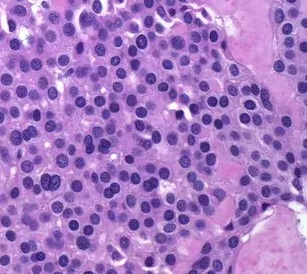
#> input picture Digital Image Processing/HW5 Watershed/GlomusTumor7_crp.jpg, 307 x 274 px
$ python watershed.py GlomusTumor7_crp.jpg
#> lines starting #> are read from the running program, lines starting #| are printed output that depends on the picture; after the words box and inside, x2 and y2 are one past the last pixel; in counts of white or black regions, pixels touching at a corner belong together
import cv2
import numpy as np
import matplotlib.pyplot as plt
import sys
from sklearn.cluster import KMeans
from pathlib import Path

def loadimage(path):
    #Load the image in grayscale
    return cv2.imread(path, cv2.IMREAD_GRAYSCALE)

def kmeanssegmentation(image, clusters=3):
    #Flatten the image and apply KMeans clustering
    pixelvalues = image.reshape((-1, 1)).astype(np.float32)
    kmeans = KMeans(nclusters=clusters, random_state=42)
    kmeans.fit(pixelvalues)
    segmentedimage = kmeans.labels_.reshape(image.shape)
    return segmentedimage

def createforegroundmask(segmentedimage):
    #Create a binary mask by thresholding the darkest K-means class
    foregroundmask = np.where(segmentedimage == segmentedimage.min(), 0, 255).astype(np.uint8)

    #Define a kernel for morphological operations
    erosionkernel = np.ones((3, 3), np.uint8)
    dilationkernel = np.ones((2, 2), np.uint8)

    #Apply erosion and dilation to separate touching cells
    foregroundmask = cv2.erode(foregroundmask, erosionkernel, iterations=2)
    foregroundmask = cv2.dilate(foregroundmask, dilationkernel, iterations=2)

    return foregroundmask

def computedistancetransform(foregroundmask):
    #Apply distance transform
    disttransform = cv2.distanceTransform(foregroundmask, cv2.DIST_L2, 5)
    _, surefg = cv2.threshold(disttransform, 0.1 * disttransform.max(), 255, 0)
    surefg = np.uint8(surefg)

    #Define sure background by dilating the foreground mask
    surebg = cv2.dilate(foregroundmask, np.ones((3, 3), np.uint8), iterations=3)

    #Create markers for watershed
    _, markers = cv2.connectedComponents(surefg)


    return disttransform, surefg, surebg, markers

def applywatershed(image, markers, unknownRegion):
    #Convert grayscale image to BGR for visualization
    boundaryimage = cv2.cvtColor(image, cv2.COLOR_GRAY2BGR)

    #Adjust markers for watershed
    markers = markers + 1  #Increment all markers so background is 1
    markers[unknownRegion == 255] = 0  #Unknown region (typically set to 0)

    #Apply the watershed algorithm
    markers = cv2.watershed(boundaryimage, markers)

    #Color each unique marker region
    boundaryimage[markers == -1] = [0, 0, 255]  #Red boundaries
    uniquemarkers = np.unique(markers)
    for marker in uniquemarkers:
        if marker > 1:  #Skip background and boundary markers
            boundaryimage[markers == marker] = [255,255,255]

    return boundaryimage, markers

def createunknownregion(surebg, surefg):
    unknownregion = cv2.subtract(surebg, surefg)
    return unknownregion

def plotresults(imagepath):
    #Load image
    image = loadimage(imagepath)
    if image is None:
        print("Error loading image:", imagepath)
        return

    #Process each step
    grayimage = loadimage(imagepath)
    _, binaryimage = cv2.threshold(grayimage, 0, 255, cv2.THRESH_BINARY + cv2.THRESH_OTSU)
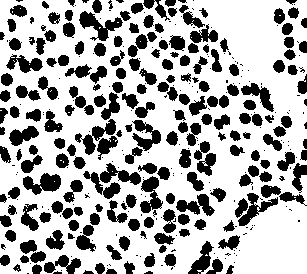
#> binaryimage: shape (274, 307); 68.3% white; 367 black regions (164 under 20 px), largest, box (x1, y1, x2, y2) and area: (79, 11, 123, 41) 545, (23, 173, 61, 195) 498, (75, 119, 116, 155) 483
    fgmask = createforegroundmask(binaryimage)
#> in createforegroundmask, `foregroundmask = cv2.erode(foregroundmask, erosionkernel, iterations=2)`: foregroundmask: shape (274, 307); 36.8% white; 94 white regions (56 under 20 px), largest, box (x1, y1, x2, y2) and area: (0, 0, 307, 274) 13362, (0, 0, 135, 215) 6268, (224, 202, 307, 274) 4002
#> in createforegroundmask, `foregroundmask = cv2.dilate(foregroundmask, dilationkernel, iterations..`: foregroundmask: shape (274, 307); 49.1% white; 56 white regions (20 under 20 px), largest, box (x1, y1, x2, y2) and area: (0, 0, 307, 274) 31639, (77, 87, 202, 202) 4054, (139, 42, 203, 101) 982
    disttransform, surefg, surebg, markers = computedistancetransform(fgmask)
#> in computedistancetransform, `_, surefg = cv2.threshold(disttransform, 0.1 * disttransform.max(), 25..`: surefg: shape (274, 307) float32; 13% white; 76 white regions (41 under 20 px), largest, box (x1, y1, x2, y2) and area: (200, 0, 301, 124) 3889, (240, 211, 307, 274) 3139, (216, 146, 247, 196) 564
#> in computedistancetransform, `surebg = cv2.dilate(foregroundmask, np.ones((3, 3), np.uint8), iterati..`: surebg: shape (274, 307); 83.3% white; 130 black regions (30 under 20 px), largest, box (x1, y1, x2, y2) and area: (78, 85, 152, 157) 1256, (87, 166, 171, 227) 1164, (134, 0, 217, 56) 1019
#> in computedistancetransform, `_, markers = cv2.connectedComponents(surefg)`: markers: shape (274, 307) int32; 77 distinct labels, from 0 to 76

    unknownRegion = createunknownregion(fgmask, surefg)
#> in createunknownregion, `unknownregion = cv2.subtract(surebg, surefg)`: unknownregion: shape (274, 307); 36% white; 56 white regions (20 under 20 px), largest, box (x1, y1, x2, y2) and area: (0, 0, 307, 274) 21611, (77, 87, 202, 202) 3350, (139, 42, 203, 101) 939
    boundaryimage, watershedmarkers = applywatershed(grayimage, markers, unknownRegion)
#> in applywatershed, `markers = markers + 1`: markers: shape (274, 307) int32; 77 distinct labels, from 1 to 77
#> in applywatershed, `markers[unknownRegion == 255] = 0`:
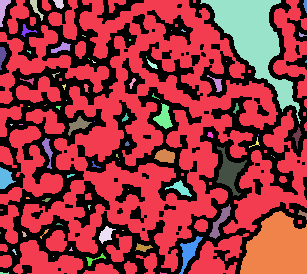
#> markers: shape (274, 307) int32; 78 distinct labels, from 0 to 77; one colour per label, 0 black
#> in applywatershed, `markers = cv2.watershed(boundaryimage, markers)`:
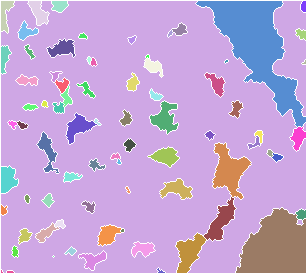
#> markers: shape (274, 307) int32; 77 distinct labels, from -1 to 77; one colour per label, 0 black, -1 white
#> in applywatershed, `boundaryimage[markers == -1] = [0, 0, 255]`:
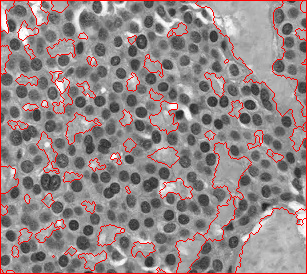
#> boundaryimage: shape (274, 307, 3); mean B, G, R 134.1, 134.1, 148.3
#> in applywatershed, `uniquemarkers = np.unique(markers)`: uniquemarkers = 77 values from -1 to 77
#> the loop in applywatershed, `for marker in uniquemarkers:` made 77 passes
#> marker on pass 1: -1
#> after the loop in applywatershed, `for marker in uniquemarkers:`:
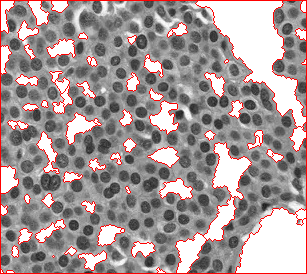
#> boundaryimage: shape (274, 307, 3); mean B, G, R 151.2, 151.2, 165.4

    #Plot each stage in a 3x3 grid
    plt.figure(figsize=(15, 15))

    plt.subplot(3, 3, 1)
    plt.imshow(cv2.cvtColor(cv2.imread(imagepath), cv2.COLOR_BGR2RGB))
    plt.title("1. Raw image")

    plt.subplot(3, 3, 2)
    plt.imshow(grayimage, cmap='gray')
    plt.title("2. Gray scale image")

    plt.subplot(3, 3, 3)
    plt.imshow(binaryimage, cmap='gray')
    plt.title("3. Thresholded image (binary mask)")

    plt.subplot(3, 3, 4)
    cv2.imwrite("surebg.png", surebg)
    plt.imshow(surebg, cmap='gray')
    plt.title("4. Sure bg (binary mask dilated)")

    plt.subplot(3, 3, 5)
    cv2.imwrite("distTransform.png", disttransform)
    plt.imshow(disttransform, cmap='gray')
    plt.title("5. Distance transform")

    plt.subplot(3, 3, 6)
    cv2.imwrite("surefg.png", surefg)
    plt.imshow(surefg, cmap='gray')
    plt.title("6. Sure fg")

    plt.subplot(3, 3, 7)
    cv2.imwrite("unknownRegion.png", unknownRegion)
    plt.imshow(unknownRegion, cmap='gray')
    plt.title("7. Unknown region")

    plt.subplot(3, 3, 8)
    cv2.imwrite("markers.png", markers)
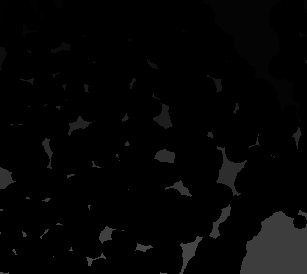
#> saved as markers.png: shape (274, 307); min 0, max 76, mean 4.4
    plt.imshow(markers, cmap='gray')
    plt.title("8. Markers (connected components)")

    plt.subplot(3, 3, 9)
    cv2.imwrite("boundaryImg.png", boundaryimage)
    plt.imshow(boundaryimage)
    plt.title("9. Watershed of markers")

    plt.tight_layout()
    plt.show()
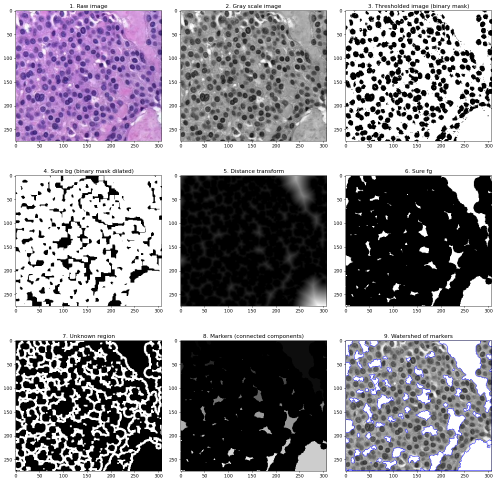
#> figure drawn by matplotlib, 9 panels; B, G, R data is drawn as R, G, B

#Path to the image
imagepath = Path(sys.argv[1])

#Run the pipeline and plot results
plotresults(imagepath)
